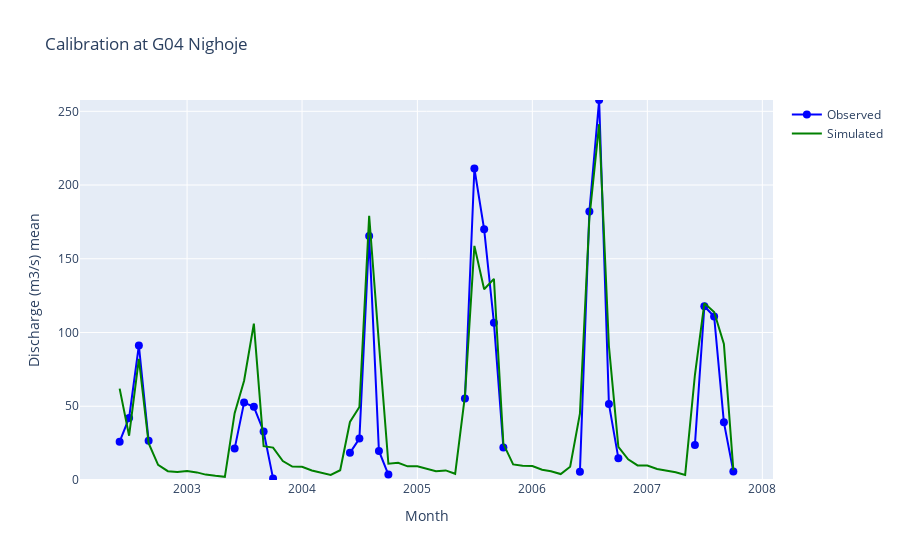
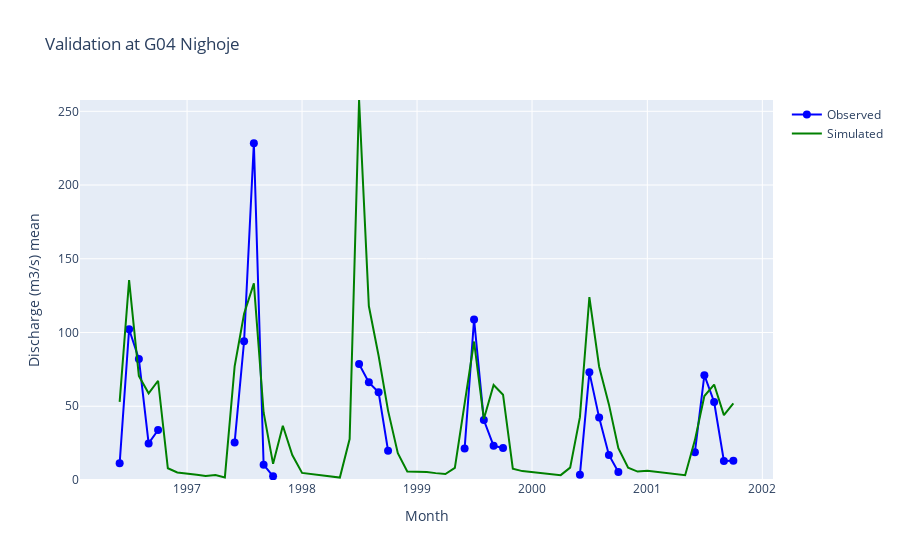

Source (notebook cell) for these figures, in order:
### Markdown cell above
## Figure

### Code cell
max1 = np.nanmax(ts2_cal)
max2 = np.nanmax(ts2_val)
max = np.nanmax([max,max1,max2])


fig = go.Figure()

fig.add_trace(go.Scatter(y=Qobs_cal,x=dates_cal,mode='lines+markers', name='Observed',  marker = dict(color='blue', size=8), line = dict(color='blue', width=2)))
#fig.add_trace(go.Scatter(y=Qsim_cal,x=dates_cal,mode='lines', name='Simulated',  line = dict(color='red', width=4, dash='dot')))
#fig.add_trace(go.Scatter(y=ts1_cal,x=dates_cal,mode='lines', name='SimMod30', line = dict(color='orange', width=2)))
fig.add_trace(go.Scatter(y=ts2_cal,x=dates_cal,mode='lines', name='Simulated', line = dict(color='green', width=2)))
#fig.add_trace(go.Scatter(y=ts2_cal,x=dates_cal,mode='lines', name='SimMod7', line = dict(color='red', width=2)))
#fig.add_trace(go.Scatter(y=ts3_cal,x=dates_cal,mode='lines', name='Netcdf_7'))

fig.update_yaxes(range=[0, max])
fig.update_layout(title='Calibration at '+ name, xaxis_title = 'Month', yaxis_title = 'Discharge (m3/s) mean')
#fig.update_xaxes(rangeslider_visible=True)
fig.show()
#------

fig = go.Figure()

fig.add_trace(go.Scatter(y=Qobs_val,x=dates_val,mode='lines+markers', name='Observed',  marker = dict(color='blue', size=8), line = dict(color='blue', width=2)))
#fig.add_trace(go.Scatter(y=Qsim_val,x=dates_val,mode='lines', name='Simulated',  line = dict(color='red', width=4, dash='dot')))
#fig.add_trace(go.Scatter(y=ts1_val,x=dates_val,mode='lines', name='SimMod30', line = dict(color='orange', width=2)))
fig.add_trace(go.Scatter(y=ts2_val,x=dates_val,mode='lines', name='Simulated', line = dict(color='green', width=2)))
#fig.add_trace(go.Scatter(y=ts2_val,x=dates_val,mode='lines', name='SimMod7', line = dict(color='red', width=2)))
#fig.add_trace(go.Scatter(y=ts3_val,x=dates_val,mode='lines', name='Netcdf_7'))

fig.update_yaxes(range=[0, max])
fig.update_layout(title='Validation at '+ name, xaxis_title = 'Month', yaxis_title = 'Discharge (m3/s) mean')

fig.show()


#fig = go.Figure()

#fig.add_trace(go.Scatter(y=Qobs_val2,x=dates_val2,mode='lines+markers', name='Observed',  marker = dict(color='blue', size=8), line = dict(color='blue', width=2)))
##fig.add_trace(go.Scatter(y=Qsim_val,x=dates_val,mode='lines', name='Simulated',  line = dict(color='red', width=4, dash='dot')))
##fig.add_trace(go.Scatter(y=ts1_val,x=dates_val,mode='lines', name='SimMod30', line = dict(color='orange', width=2)))
##fig.add_trace(go.Scatter(y=ts2_val,x=dates_val,mode='lines', name='SimMod7', line = dict(color='green', width=2)))
#fig.add_trace(go.Scatter(y=ts2_val2,x=dates_val2,mode='lines', name='SimMod7', line = dict(color='red', width=2)))
##fig.add_trace(go.Scatter(y=ts3_val,x=dates_val,mode='lines', name='Netcdf_7'))

#fig.update_yaxes(range=[0, max])
#fig.update_layout(title='Validation at '+ name, xaxis_title = 'Month', yaxis_title = 'Discharge (m3/s)')

#fig.show()

### Figure 1 — Plotly figure (JSON) as saved in the notebook; plotly's stock layout.template omitted (floating-point values rounded to 4 significant figures)
{"data": [{"line": {"color": "blue", "width": 2}, "marker": {"color": "blue", "size": 8}, "mode": "lines+markers", "name": "Observed", "type": "scatter", "x": ["2002-06-01T00:00:00", "2002-07-01T00:00:00", "2002-08-01T00:00:00", "2002-09-01T00:00:00", "2002-10-01T00:00:00", "2002-11-01T00:00:00", "2002-12-01T00:00:00", "2003-01-01T00:00:00", "2003-02-01T00:00:00", "2003-03-01T00:00:00", "2003-04-01T00:00:00", "2003-05-01T00:00:00", "2003-06-01T00:00:00", "2003-07-01T00:00:00", "2003-08-01T00:00:00", "2003-09-01T00:00:00", "2003-10-01T00:00:00", "2003-11-01T00:00:00", "2003-12-01T00:00:00", "2004-01-01T00:00:00", "2004-02-01T00:00:00", "2004-03-01T00:00:00", "2004-04-01T00:00:00", "2004-05-01T00:00:00", "2004-06-01T00:00:00", "2004-07-01T00:00:00", "2004-08-01T00:00:00", "2004-09-01T00:00:00", "2004-10-01T00:00:00", "2004-11-01T00:00:00", "2004-12-01T00:00:00", "2005-01-01T00:00:00", "2005-02-01T00:00:00", "2005-03-01T00:00:00", "2005-04-01T00:00:00", "2005-05-01T00:00:00", "2005-06-01T00:00:00", "2005-07-01T00:00:00", "2005-08-01T00:00:00", "2005-09-01T00:00:00", "2005-10-01T00:00:00", "2005-11-01T00:00:00", "2005-12-01T00:00:00", "2006-01-01T00:00:00", "2006-02-01T00:00:00", "2006-03-01T00:00:00", "2006-04-01T00:00:00", "2006-05-01T00:00:00", "2006-06-01T00:00:00", "2006-07-01T00:00:00", "2006-08-01T00:00:00", "2006-09-01T00:00:00", "2006-10-01T00:00:00", "2006-11-01T00:00:00", "2006-12-01T00:00:00", "2007-01-01T00:00:00", "2007-02-01T00:00:00", "2007-03-01T00:00:00", "2007-04-01T00:00:00", "2007-05-01T00:00:00", "2007-06-01T00:00:00", "2007-07-01T00:00:00", "2007-08-01T00:00:00", "2007-09-01T00:00:00", "2007-10-01T00:00:00"], "y": [26, 42.1, 91.2, 26.6, null, null, null, null, null, null, null, null, 21.3, 52.5, 49.6, 32.9, 1.1, null, null, null, null, null, null, null, 18.4, 28.1, 165.5, 19.7, 3.7, null, null, null, null, null, null, null, 55.3, 211.2, 170, 106.7, 22.1, null, null, null, null, null, null, null, 5.6, 182, 257.6, 51.6, 14.8, null, null, null, null, null, null, null, 23.8, 117.8, 110.9, 39.1, 5.7]}, {"line": {"color": "green", "width": 2}, "mode": "lines", "name": "Simulated", "type": "scatter", "x": ["2002-06-01T00:00:00", "2002-07-01T00:00:00", "2002-08-01T00:00:00", "2002-09-01T00:00:00", "2002-10-01T00:00:00", "2002-11-01T00:00:00", "2002-12-01T00:00:00", "2003-01-01T00:00:00", "2003-02-01T00:00:00", "2003-03-01T00:00:00", "2003-04-01T00:00:00", "2003-05-01T00:00:00", "2003-06-01T00:00:00", "2003-07-01T00:00:00", "2003-08-01T00:00:00", "2003-09-01T00:00:00", "2003-10-01T00:00:00", "2003-11-01T00:00:00", "2003-12-01T00:00:00", "2004-01-01T00:00:00", "2004-02-01T00:00:00", "2004-03-01T00:00:00", "2004-04-01T00:00:00", "2004-05-01T00:00:00", "2004-06-01T00:00:00", "2004-07-01T00:00:00", "2004-08-01T00:00:00", "2004-09-01T00:00:00", "2004-10-01T00:00:00", "2004-11-01T00:00:00", "2004-12-01T00:00:00", "2005-01-01T00:00:00", "2005-02-01T00:00:00", "2005-03-01T00:00:00", "2005-04-01T00:00:00", "2005-05-01T00:00:00", "2005-06-01T00:00:00", "2005-07-01T00:00:00", "2005-08-01T00:00:00", "2005-09-01T00:00:00", "2005-10-01T00:00:00", "2005-11-01T00:00:00", "2005-12-01T00:00:00", "2006-01-01T00:00:00", "2006-02-01T00:00:00", "2006-03-01T00:00:00", "2006-04-01T00:00:00", "2006-05-01T00:00:00", "2006-06-01T00:00:00", "2006-07-01T00:00:00", "2006-08-01T00:00:00", "2006-09-01T00:00:00", "2006-10-01T00:00:00", "2006-11-01T00:00:00", "2006-12-01T00:00:00", "2007-01-01T00:00:00", "2007-02-01T00:00:00", "2007-03-01T00:00:00", "2007-04-01T00:00:00", "2007-05-01T00:00:00", "2007-06-01T00:00:00", "2007-07-01T00:00:00", "2007-08-01T00:00:00", "2007-09-01T00:00:00", "2007-10-01T00:00:00"], "y": [61.93, 30.04, 82.19, 24.96, 10.29, 5.976, 5.393, 6.158, 5.162, 3.659, 2.813, 2.147, 45.31, 67.3, 106.0, 22.94, 21.98, 12.88, 9.069, 8.937, 6.428, 4.993, 3.449, 6.647, 39.35, 49.51, 179.1, 92.65, 11.03, 11.72, 9.283, 9.271, 7.36, 5.909, 6.488, 4.21, 57.1, 158.7, 129.3, 136.4, 24.53, 10.56, 9.647, 9.505, 6.971, 5.887, 4.039, 9.015, 44.92, 177.7, 241.2, 90.85, 22.55, 13.99, 9.866, 9.798, 7.51, 6.309, 5.296, 3.463, 71.2, 119.8, 113.9, 92.28, 6.69]}], "layout": {"title": {"text": "Calibration at G04 Nighoje"}, "xaxis": {"title": {"text": "Month"}}, "yaxis": {"range": [0, 257.7], "title": {"text": "Discharge (m3/s) mean"}}}}

### Figure 2 — Plotly figure (JSON) as saved in the notebook; plotly's stock layout.template omitted (floating-point values rounded to 4 significant figures)
{"data": [{"line": {"color": "blue", "width": 2}, "marker": {"color": "blue", "size": 8}, "mode": "lines+markers", "name": "Observed", "type": "scatter", "x": ["1996-06-01T00:00:00", "1996-07-01T00:00:00", "1996-08-01T00:00:00", "1996-09-01T00:00:00", "1996-10-01T00:00:00", "1996-11-01T00:00:00", "1996-12-01T00:00:00", "1997-01-01T00:00:00", "1997-02-01T00:00:00", "1997-03-01T00:00:00", "1997-04-01T00:00:00", "1997-05-01T00:00:00", "1997-06-01T00:00:00", "1997-07-01T00:00:00", "1997-08-01T00:00:00", "1997-09-01T00:00:00", "1997-10-01T00:00:00", "1997-11-01T00:00:00", "1997-12-01T00:00:00", "1998-01-01T00:00:00", "1998-02-01T00:00:00", "1998-03-01T00:00:00", "1998-04-01T00:00:00", "1998-05-01T00:00:00", "1998-06-01T00:00:00", "1998-07-01T00:00:00", "1998-08-01T00:00:00", "1998-09-01T00:00:00", "1998-10-01T00:00:00", "1998-11-01T00:00:00", "1998-12-01T00:00:00", "1999-01-01T00:00:00", "1999-02-01T00:00:00", "1999-03-01T00:00:00", "1999-04-01T00:00:00", "1999-05-01T00:00:00", "1999-06-01T00:00:00", "1999-07-01T00:00:00", "1999-08-01T00:00:00", "1999-09-01T00:00:00", "1999-10-01T00:00:00", "1999-11-01T00:00:00", "1999-12-01T00:00:00", "2000-01-01T00:00:00", "2000-02-01T00:00:00", "2000-03-01T00:00:00", "2000-04-01T00:00:00", "2000-05-01T00:00:00", "2000-06-01T00:00:00", "2000-07-01T00:00:00", "2000-08-01T00:00:00", "2000-09-01T00:00:00", "2000-10-01T00:00:00", "2000-11-01T00:00:00", "2000-12-01T00:00:00", "2001-01-01T00:00:00", "2001-02-01T00:00:00", "2001-03-01T00:00:00", "2001-04-01T00:00:00", "2001-05-01T00:00:00", "2001-06-01T00:00:00", "2001-07-01T00:00:00", "2001-08-01T00:00:00", "2001-09-01T00:00:00", "2001-10-01T00:00:00"], "y": [11.3, 102.2, 82.1, 24.8, 33.9, null, null, null, null, null, null, null, 25.5, 94.1, 228.3, 10.4, 2.5, null, null, null, null, null, null, null, null, 78.6, 66.2, 59.5, 19.9, null, null, null, null, null, null, null, 21.3, 108.9, 40.7, 23.2, 21.7, null, null, null, null, null, null, null, 3.6, 73, 42.3, 17, 5.4, null, null, null, null, null, null, null, 18.9, 71.1, 52.9, 12.9, 13.1]}, {"line": {"color": "green", "width": 2}, "mode": "lines", "name": "Simulated", "type": "scatter", "x": ["1996-06-01T00:00:00", "1996-07-01T00:00:00", "1996-08-01T00:00:00", "1996-09-01T00:00:00", "1996-10-01T00:00:00", "1996-11-01T00:00:00", "1996-12-01T00:00:00", "1997-01-01T00:00:00", "1997-02-01T00:00:00", "1997-03-01T00:00:00", "1997-04-01T00:00:00", "1997-05-01T00:00:00", "1997-06-01T00:00:00", "1997-07-01T00:00:00", "1997-08-01T00:00:00", "1997-09-01T00:00:00", "1997-10-01T00:00:00", "1997-11-01T00:00:00", "1997-12-01T00:00:00", "1998-01-01T00:00:00", "1998-02-01T00:00:00", "1998-03-01T00:00:00", "1998-04-01T00:00:00", "1998-05-01T00:00:00", "1998-06-01T00:00:00", "1998-07-01T00:00:00", "1998-08-01T00:00:00", "1998-09-01T00:00:00", "1998-10-01T00:00:00", "1998-11-01T00:00:00", "1998-12-01T00:00:00", "1999-01-01T00:00:00", "1999-02-01T00:00:00", "1999-03-01T00:00:00", "1999-04-01T00:00:00", "1999-05-01T00:00:00", "1999-06-01T00:00:00", "1999-07-01T00:00:00", "1999-08-01T00:00:00", "1999-09-01T00:00:00", "1999-10-01T00:00:00", "1999-11-01T00:00:00", "1999-12-01T00:00:00", "2000-01-01T00:00:00", "2000-02-01T00:00:00", "2000-03-01T00:00:00", "2000-04-01T00:00:00", "2000-05-01T00:00:00", "2000-06-01T00:00:00", "2000-07-01T00:00:00", "2000-08-01T00:00:00", "2000-09-01T00:00:00", "2000-10-01T00:00:00", "2000-11-01T00:00:00", "2000-12-01T00:00:00", "2001-01-01T00:00:00", "2001-02-01T00:00:00", "2001-03-01T00:00:00", "2001-04-01T00:00:00", "2001-05-01T00:00:00", "2001-06-01T00:00:00", "2001-07-01T00:00:00", "2001-08-01T00:00:00", "2001-09-01T00:00:00", "2001-10-01T00:00:00"], "y": [53.01, 135.5, 70.47, 58.75, 67.29, 7.969, 5.129, 4.09, 3.493, 2.686, 3.45, 1.738, 77.03, 112.7, 133.3, 45.8, 10.94, 36.82, 16.97, 4.811, 4.055, 3.126, 2.549, 1.658, 27.8, 257.7, 117.9, 84.22, 47.04, 18.18, 5.832, 5.654, 5.494, 4.66, 4.039, 8.229, 52.6, 93.9, 41.4, 64.42, 57.85, 7.711, 6.034, 5.374, 4.909, 4.201, 3.296, 8.403, 42.63, 124.1, 76.81, 51.25, 21.6, 8.302, 5.718, 6.2, 5.377, 4.657, 4.012, 3.238, 27.04, 56.96, 64.72, 44.01, 52.03]}], "layout": {"title": {"text": "Validation at G04 Nighoje"}, "xaxis": {"title": {"text": "Month"}}, "yaxis": {"range": [0, 257.7], "title": {"text": "Discharge (m3/s) mean"}}}}
